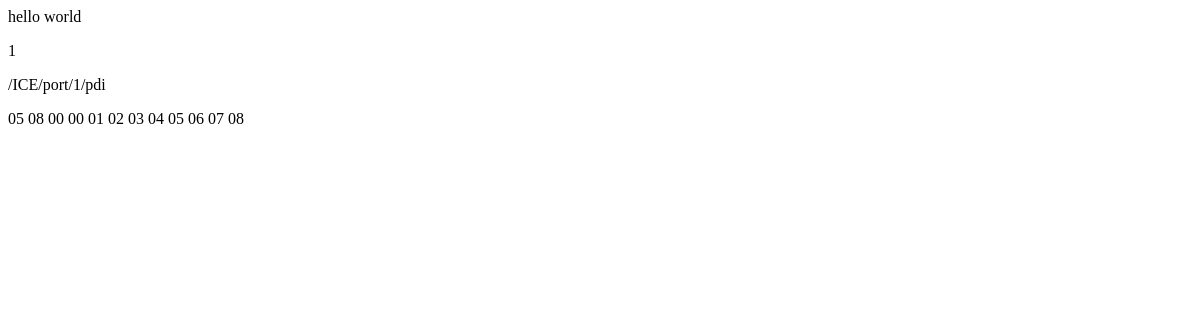
Before: / with the older database file.
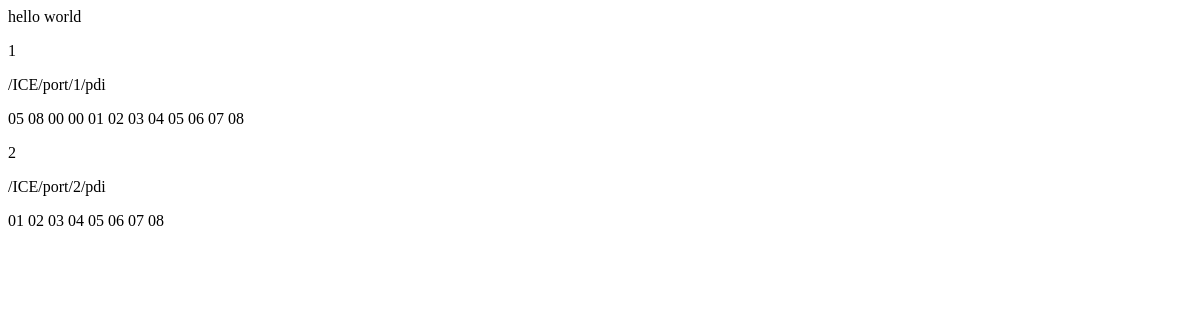
After: the same page with the newer database file.
### app_iot_platform/models.py (models this page shows, shortened)
class Mqtt_message(models.Model):
    topic = models.TextField()
    payload = models.TextField()
    date_added = models.DateTimeField(auto_now_add = True)

### app_iot_platform/views.py (the view)
# urls.py: path('', views.index, name = 'index'),
def index(request):
    messages = Mqtt_message.objects.all()
    context = {'messages':messages}
    return render(request, 'app_iot_platform/index.html',context)

### app_iot_platform/templates/app_iot_platform/index.html
<p>hello world</p>
<p>
  {% for message in messages %}
    <p>{{message.id}}</p>
    <p>{{message.topic}}</p>
    <p>{{message.payload}}</p>
  {% endfor %}

Changed rows visible on the page:
added Mqtt_message: id "2", topic "/ICE/port/2/pdi", payload "01 02 03 04 05 06 07 08"
